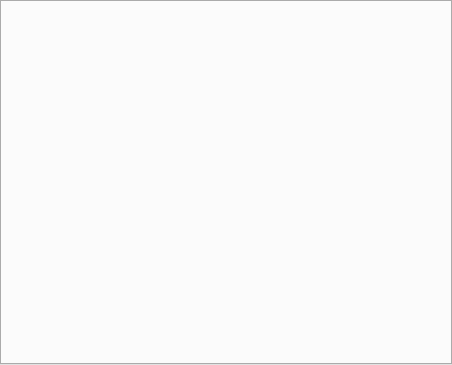
<?xml version="1.0" encoding="UTF-8"?>
<ui version="4.0">
 <class>TabWidget</class>
 <widget class="QTabWidget" name="TabWidget">
  <property name="geometry">
   <rect>
    <x>0</x>
    <y>0</y>
    <width>452</width>
    <height>365</height>
   </rect>
  </property>
  <property name="windowTitle">
   <string>TabWidget</string>
  </property>
 </widget>
 <resources/>
 <connections/>
</ui>
